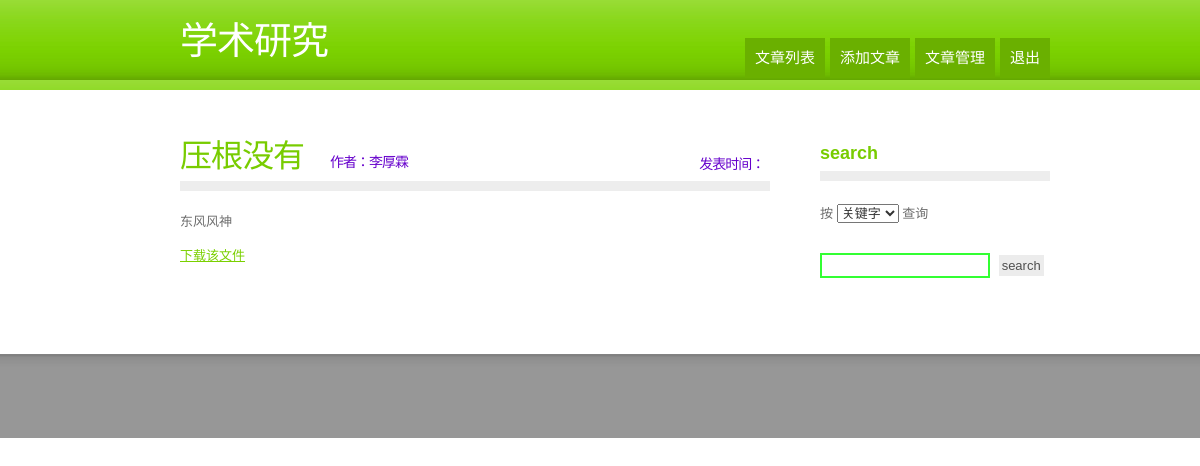
The app's page /admin/behindPage/article.show.php?id=15&table=article (signed in) with its own data.
### tables this page shows
CREATE TABLE IF NOT EXISTS `article` (
  `id` smallint(6) NOT NULL AUTO_INCREMENT COMMENT '编号',
  `title` varchar(100) NOT NULL COMMENT '标题',
  `author` varchar(40) NOT NULL COMMENT '作者',
  `description` text COMMENT '内容简介',
  `dateline` date NOT NULL COMMENT '日期',
  `poster` varchar(40) NOT NULL COMMENT '上传者',
  `self` tinyint(4) NOT NULL COMMENT '是否公开：0为是，1为否',
  `filename` varchar(32) NOT NULL COMMENT '纯粹文件名',
  `path` varchar(128) NOT NULL,
  `type` varchar(32) NOT NULL COMMENT '格式',
  `size` varchar(32) NOT NULL COMMENT '大小',
  PRIMARY KEY (`id`)
);

### admin/behindPage/article.show.php (the view, shortened to what this page needs)
<?php
	require_once('../../conn/connect.php');
	$type=$_GET['table'];
	$id = $_GET['id'];
	$sql = "select * from $type where id=$id";
	$query = $mysqli->query($sql);
	if($query && $query->num_rows>0){
		$value = $query->fetch_assoc();
	}
?>
<!DOCTYPE html PUBLIC "-//W3C//DTD XHTML 1.0 Strict//EN" "http://www.w3.org/TR/xhtml1/DTD/xhtml1-strict.dtd">
<html xmlns="http://www.w3.org/1999/xhtml">
<head>
<link href="../../css/default.css" rel="stylesheet" type="text/css" />
</head>
<body>
<div id="wrapper">
<div id="header">
	<div id="logo">
		<h1><a href="#">学术研究<sup></sup></a></h1>
	</div>
	<div id="menu">
		<ul>
			<li class="active"><a href="article.list.php">文章列表</a></li>
			<li><a href="../../test/article/admin/article.add.php">添加文章</a></li>
			<li><a href="../../test/article/admin/article.manage.php">文章管理</a></li>
			<li><a href='logout.php'>退出</a></li>
		</ul>
	</div>
</div>
</div>
<div id="page">
	<div id="content">
    <?php if($type=="article"){;?>
		<div class="post">
			<h1 class="title"><?php echo $value['title']?><span style="color:#60C;font-size:14px;">　　作者：<?php echo $value['author']?></span><span id="time">发表时间：&nbsp;&nbsp;<?php echo $value['posttime'];?></span></h1>
			<div class="entry">
				<pre><?php echo $value['description'];?></pre>
			</div>
            <?php }
            ;?>
            <div id="download">
           <a href="download.php?id=<?php echo $value['id'];?>&type=<?php echo $type;?>"> 下载该文件</a>
            </div>
		</div>
	</div>
	<div id="sidebar">
		<ul>
			<li id="search">
				<h2><b class="text1">Search</b></h2>
				<form method="post" action="article.search.php" name="form1">
					<fieldset>
                   按
                    <select name="searchway" id="searchway" size="1">
                    	<option value="scontent" selected="selected">关键字</option>
                    </select>
                    查询<br/><br/>
					<input type="text" id="s" name="key" value="" />
					<input type="submit" id="x" value="Search" />
					</fieldset>
				</form>
			</li>
		</ul>
	</div>
	<div style="clear: both;">&nbsp;</div>
</div>
<div id="footer">
	<p id="legal"></p>
</div>
</body>
</html>

### css/default.css (style rules this page uses)
body { margin: 0; padding: 0; background: #FFFFFF; font-family: Arial, Helvetica, sans-serif; font-size: 13px; color: #6D6D6D; }
h1, h2, h3 { margin: 0; text-transform: lowercase; font-weight: normal; color: #78CC00; }
h1 { letter-spacing: -1px; font-size: 32px; }
h2 { font-size: 23px; }
p, ul, ol { margin: 0 0 2em 0; text-align: justify; line-height: 26px; }
a:link { color: #7AD000; }
form { margin: 0; padding: 0; }
fieldset { margin: 0; padding: 0; border: none; }
input, textarea, select { font-family: "Trebuchet MS", Arial, Helvetica, sans-serif; font-size: 13px; color: #333333; }
#wrapper { background: #7ACF00 url(../Images/img03.jpg); }
#header { width: 900px; height: 80px; margin: 0 auto 20px auto; padding-top: 10px; }
#logo { float: left; height: 120px; margin-left: 30px; }
#logo h1 { font-size: 38px; color: #3399CC; }
#logo h1 a { color: #FFFFFF; }
#logo a { text-decoration: none; color: #FFFFFF; }
#menu { float: right; }
#menu ul { margin: 0; padding: 28px 0 0 0; list-style: none; }
#menu li { display: inline; }
#menu a { display: block; float: left; margin-left: 5px; background: #6AB000; padding: 7px 10px; text-decoration: none; font-size: 15px; color: #FFFFFF; }
#page { width: 900px; margin: 0 auto; padding: 20px 20px; }
#content { float: left; width: 590px; padding: 0px 30px 0px 30px; }
#time { color:#60C; font-size:14px; float:right; margin-top:23px; }
.post .title { margin-bottom: 20px; padding-bottom: 5px; border-bottom: 10px solid #EDEDED; }
#sidebar { float: right; width: 230px; }
#sidebar ul { margin: 0; padding: 10px 0 0 0; list-style: none; }
#sidebar li { margin-bottom: 40px; }
#download { margin-top:15px; }
#sidebar h2 { margin-bottom: 10px; padding-bottom: 5px; border-bottom: 10px solid #EDEDED; font-size: 18px; font-weight: normal; }
#search h2 { margin-bottom: 20px; }
#s { width: 160px; margin-right: 5px; padding: 3px; border: 2px solid #3F3; }
#x { padding: 3px; background: #ECECEC url(../test/article/images/img08.gif) repeat-x left bottom; border: none; text-transform: lowercase; font-size: 13px; color: #4F4F4F; cursor:pointer; }
#footer { height: 400px; min-height: 74px; padding: 10px 0 0 0; background: #979797 url(../Images/img02.jpg) repeat-x left top; font-family: Tahoma, Arial, Helvetica, sans-serif; }
html>body #footer { height: auto; }
#legal { clear: both; padding-top: 20px; text-align: center; text-transform: uppercase; font-size: 10px; color: #353535; }

### records on screen
article: title "压根没有", author "李厚霖", description "东风风神"
